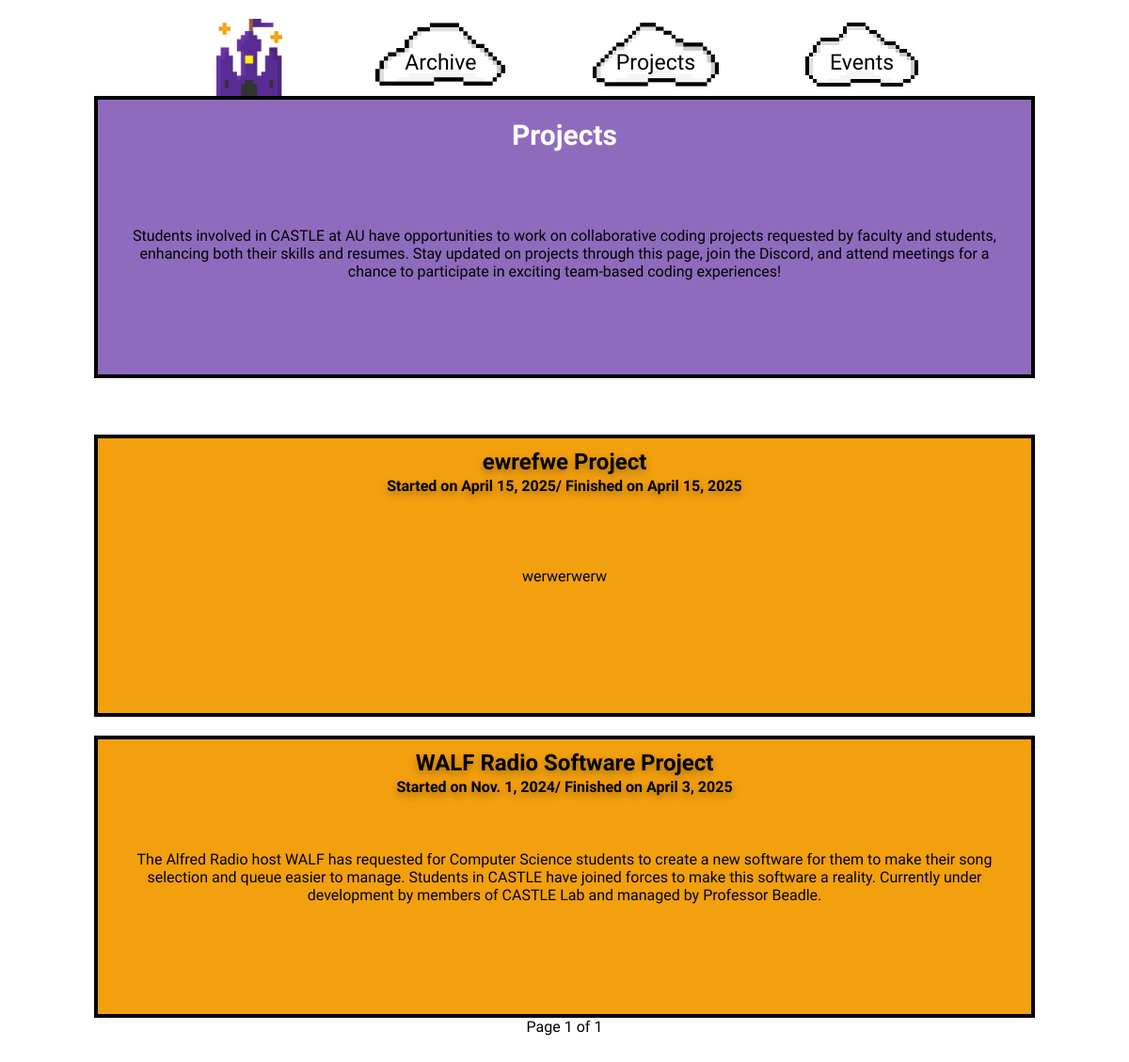
The page /projects/ on the database as committed earlier.
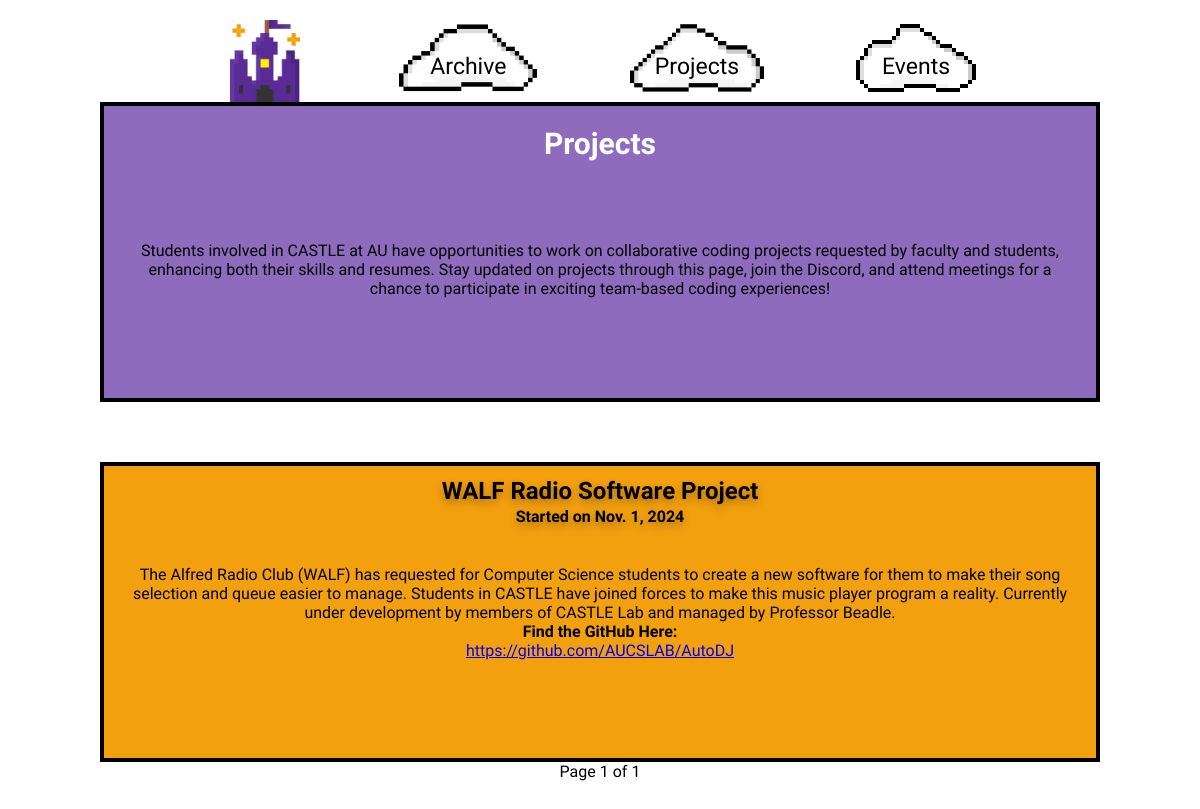
The same page on the database as committed later.
### website/models.py (models this page shows, shortened)
class Project(models.Model):
    title = models.CharField(max_length=50)
    start_date = models.DateField()
    finish_date = models.DateField(blank=True, null=True)
    description = models.CharField(blank=True, max_length=400)
    github = models.URLField(blank=True)
    class Meta:
        db_table = 'projects'

### website/views.py (the view)
# urls.py: path('projects/', views.projects, name='projects'),
def projects(request):
    projects = Project.objects.all().order_by('-start_date')
    per_page = 4  # Number of meetings per page
    paginator = Paginator(projects, per_page)
    page_number = request.GET.get('page', 1)  # Get the current page number
    try:
        page_obj = paginator.page(page_number)
    except PageNotAnInteger:
        page_obj = paginator.page(1)
    except EmptyPage:
        page_obj = paginator.page(paginator.num_pages)
    return render(request, 'projects.html', {'page_obj': page_obj})

### website/templates/projects.html (shortened to what this page needs)
{% load static %}
<!DOCTYPE html>
<html lang="en">
    <head>
        <link rel="stylesheet" href="{% static 'styles/styles.css' %}">
    </head>
    <body>
        <header id="header-section">
            <div id="line"></div>
            <nav>
                <div class="spacing nav-row">
                    <div class="container nav-text">
                        <a href="{% url 'index' %}">
                            <img src="../static/images/castlealone.png" alt="Link to Home Page" id="navhome_img">
                        </a>
                    </div>
                    <div class="container nav-text">
                        <a href="{% url 'archive' %}" class="container nav-text">
                            <img src="../static/images/cloud5.png" alt="Link to Archive Page" id="navarchive_img">
                            <span class="centered">Archive</span>
                        </a>
                    </div>
                    <div class="container nav-text">
                        <a href="{% url 'projects' %}" class="container nav-text">
                            <img src="../static/images/cloud4.png" alt="Link to Projects Page" id="navprojects_img">
                            <span class="centered">Projects</span>
                        </a>
                    </div>
                    <div class="container nav-text">
                        <a href="{% url 'events' %}" class="container nav-text">
                            <img src="../static/images/cloud3.png" alt="Link to Events Page" id="navevents_img">
                            <span class="centered">Events</span>
                        </a>
                    </div>
                </div>
            </nav>
        </header>
        <div class="spacing column">
            <div class="container lander">
                <div class="rect-purple rect-head rect-base">
                    <div class="text">
                        <h3 class="lander-text">Projects</h3>
                        <p class="projheader-text text">Students involved in CASTLE at AU have opportunities to work on collaborative coding projects requested by faculty and students, enhancing both their skills and resumes. Stay updated on projects through this page, join the Discord, and attend meetings for a chance to participate in exciting team-based coding experiences!</p>
                    </div>
                </div>
            </div>
        </div>
        <div id="line2"></div>
        <div class="spacing column">
            {% for project in page_obj %}
            <div class="container">
                <div class="rect-orange rect-proj rect-base">
                    <div class="text project-text">
                        <h2 class="project-title shadow">{{ project.title }} Project</h2>
                        {% if project.finish_date %}
                            <h4 class="project-date shadow">Started on {{ project.start_date }}/ Finished on {{ project.finish_date }}</h4>
                        {% else %}
                            <h4 class="project-date shadow">Started on {{ project.start_date }}</h4>
                        {% endif %}
                            <p class="project-description"> {{ project.description }}</p>
                        {% if project.github %}
                            <p class="project-description"><b>Find the GitHub Here:</b></p>
                            <a href="{{ project.github }}" class="pgithub"> {{ project.github }}</a>
                        {% endif %}
                    </div>
                </div>
            </div>
            {% endfor %}
        </div>
        <div class="pagination">
            <span>Page {{ page_obj.number }} of {{ page_obj.paginator.num_pages }}</span>
        </div>
        <div id="line2"></div>
    </body>
</html>

Rows that differ between the two databases and show on the page:
removed Project: title "ewrefwe", start_date "April 15, 2025", finish_date "April 15, 2025", description "werwerwerw"
changed Project "WALF Radio Software": description "The Alfred Radio host WALF has requested for Computer Science students to create a new software for them to make their song selection and queue easier to manage. Students in CASTLE have joined forces to make this software a reality. Currently under…" → "The Alfred Radio Club (WALF) has requested for Computer Science students to create a new software for them to make their song selection and queue easier to manage. Students in CASTLE have joined forces to make this music player program a reality. Currently under…"; github (not shown) → "https://github.com/AUCSLAB/AutoDJ"; finish_date "April 3, 2025" → (not shown)
